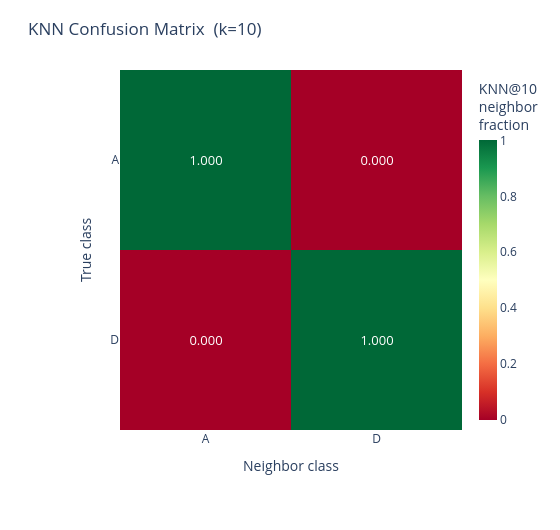
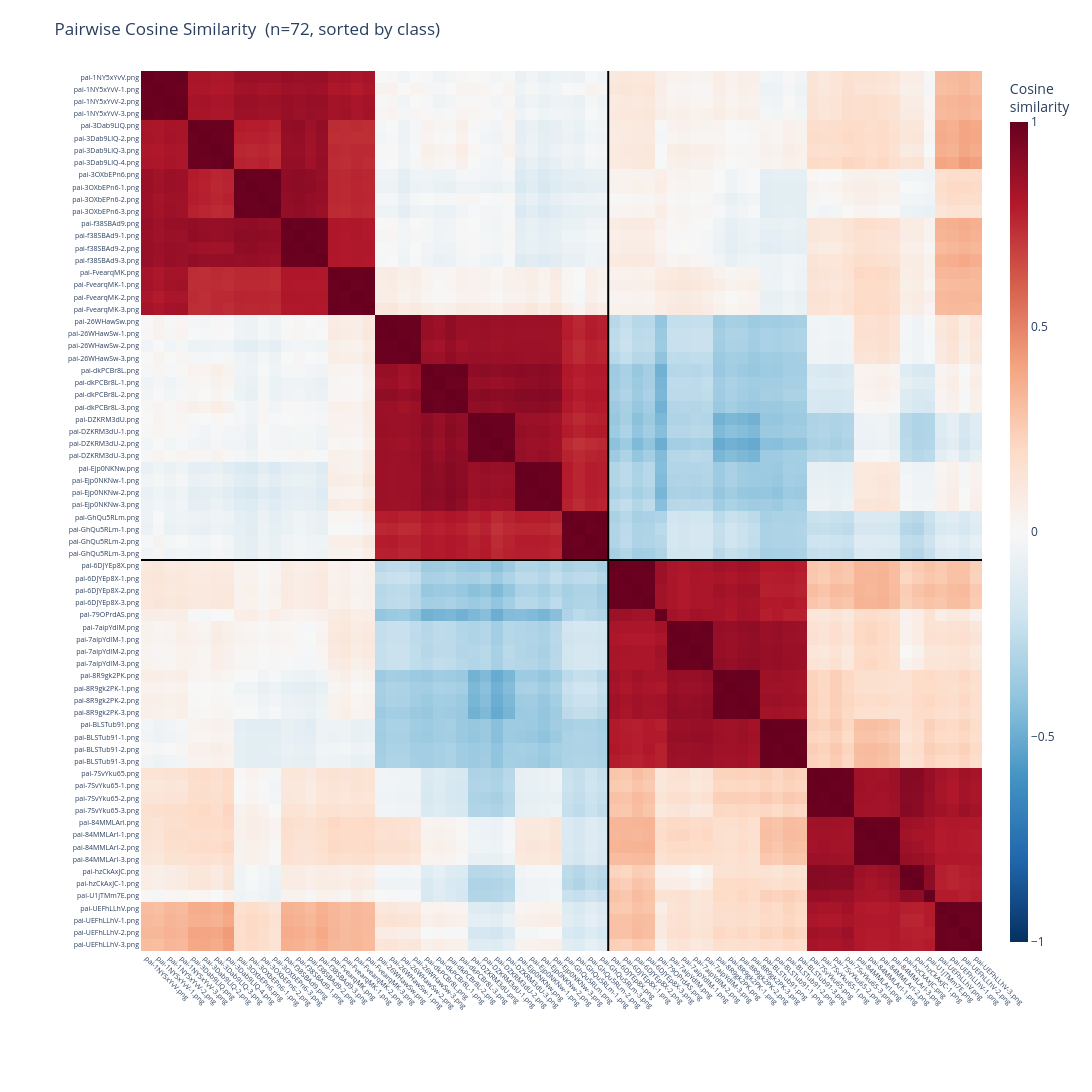
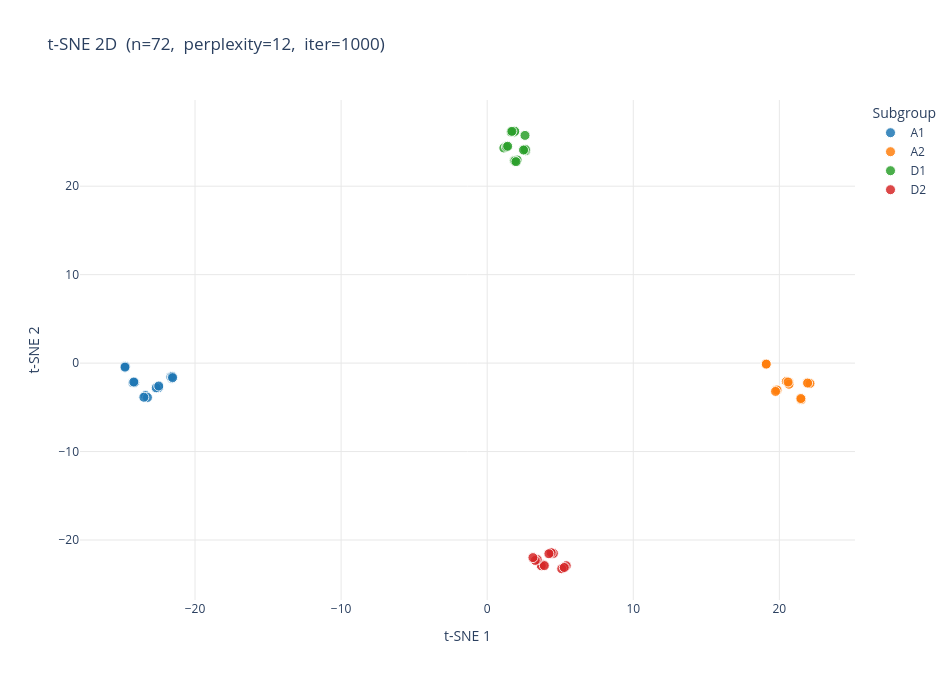

The notebook cell saved with these charts, in order:
### Markdown cell above
### Visualizations

All plots are interactive — hover for details, click legend entries to toggle classes.

### Code cell
plot_knn_confusion(result_p2i, output_path=None)
plot_cosine_similarity(embeddings, result_p2i, output_path=None)
plot_tsne(embeddings, result_p2i, dimensions=2, output_path=None)

### Figure 1 — Plotly figure (JSON) as saved in the notebook; plotly's stock layout.template omitted (floating-point values rounded to 4 significant figures)
{"data": [{"colorbar": {"thickness": 18, "title": {"text": "KNN@10<br>neighbor<br>fraction"}}, "colorscale": [[0, "rgb(165,0,38)"], [0.1, "rgb(215,48,39)"], [0.2, "rgb(244,109,67)"], [0.3, "rgb(253,174,97)"], [0.4, "rgb(254,224,139)"], [0.5, "rgb(255,255,191)"], [0.6, "rgb(217,239,139)"], [0.7, "rgb(166,217,106)"], [0.8, "rgb(102,189,99)"], [0.9, "rgb(26,152,80)"], [1, "rgb(0,104,55)"]], "hovertemplate": "True class: <b>%{y}</b><br>Neighbor class: <b>%{x}</b><br>Fraction: %{z:.4f}<extra></extra>", "text": [["1.000", "0.000"], ["0.000", "1.000"]], "textfont": {"size": 13}, "texttemplate": "%{text}", "type": "heatmap", "x": ["A", "D"], "y": ["A", "D"], "z": [[1, 0], [0, 1]], "zmax": 1, "zmin": 0}], "layout": {"height": 530, "margin": {"b": 100, "l": 120, "r": 60, "t": 70}, "paper_bgcolor": "white", "plot_bgcolor": "white", "title": {"font": {"size": 17}, "text": "KNN Confusion Matrix  (k=10)"}, "width": 560, "xaxis": {"side": "bottom", "tickfont": {"size": 12}, "title": {"text": "Neighbor class"}}, "yaxis": {"autorange": "reversed", "tickfont": {"size": 12}, "title": {"text": "True class"}}}}

### Figure 2 — Plotly figure (JSON) as saved in the notebook; plotly's stock layout.template omitted (floating-point values rounded to 4 significant figures; data arrays with more than 128 entries replaced by an {"elided": "..."} marker saying what was removed)
{"data": [{"colorbar": {"thickness": 18, "title": {"text": "Cosine<br>similarity"}}, "colorscale": [[0, "rgb(5,48,97)"], [0.1, "rgb(33,102,172)"], [0.2, "rgb(67,147,195)"], [0.3, "rgb(146,197,222)"], [0.4, "rgb(209,229,240)"], [0.5, "rgb(247,247,247)"], [0.6, "rgb(253,219,199)"], [0.7, "rgb(244,165,130)"], [0.8, "rgb(214,96,77)"], [0.9, "rgb(178,24,43)"], [1, "rgb(103,0,31)"]], "hovertemplate": "Row: %{y}<br>Col: %{x}<br>Cosine similarity: %{z:.4f}<extra></extra>", "type": "heatmap", "x": ["pai-1NY5xYvV.png", "pai-1NY5xYvV-1.png", "pai-1NY5xYvV-2.png", "pai-1NY5xYvV-3.png", "pai-3Dab9LlQ.png", "pai-3Dab9LlQ-2.png", "pai-3Dab9LlQ-3.png", "pai-3Dab9LlQ-4.png", "pai-3OXbEPn6.png", "pai-3OXbEPn6-1.png", "pai-3OXbEPn6-2.png", "pai-3OXbEPn6-3.png", "pai-f38SBAd9.png", "pai-f38SBAd9-1.png", "pai-f38SBAd9-2.png", "pai-f38SBAd9-3.png", "pai-FvearqMK.png", "pai-FvearqMK-1.png", "pai-FvearqMK-2.png", "pai-FvearqMK-3.png", "pai-26WHawSw.png", "pai-26WHawSw-1.png", "pai-26WHawSw-2.png", "pai-26WHawSw-3.png", "pai-dkPCBr8L.png", "pai-dkPCBr8L-1.png", "pai-dkPCBr8L-2.png", "pai-dkPCBr8L-3.png", "pai-DZKRM3dU.png", "pai-DZKRM3dU-1.png", "pai-DZKRM3dU-2.png", "pai-DZKRM3dU-3.png", "pai-Ejp0NKNw.png", "pai-Ejp0NKNw-1.png", "pai-Ejp0NKNw-2.png", "pai-Ejp0NKNw-3.png", "pai-GhQu5RLm.png", "pai-GhQu5RLm-1.png", "pai-GhQu5RLm-2.png", "pai-GhQu5RLm-3.png", "pai-6DJYEp8X.png", "pai-6DJYEp8X-1.png", "pai-6DJYEp8X-2.png", "pai-6DJYEp8X-3.png", "pai-79OPrdAS.png", "pai-7aipYdIM.png", "pai-7aipYdIM-1.png", "pai-7aipYdIM-2.png", "pai-7aipYdIM-3.png", "pai-8R9gk2PK.png", "pai-8R9gk2PK-1.png", "pai-8R9gk2PK-2.png", "pai-8R9gk2PK-3.png", "pai-BLSTub91.png", "pai-BLSTub91-1.png", "pai-BLSTub91-2.png", "pai-BLSTub91-3.png", "pai-7SvYku65.png", "pai-7SvYku65-1.png", "pai-7SvYku65-2.png", "pai-7SvYku65-3.png", "pai-84MMLArI.png", "pai-84MMLArI-1.png", "pai-84MMLArI-2.png", "pai-84MMLArI-3.png", "pai-hzCkAxJC.png", "pai-hzCkAxJC-1.png", "pai-U1jTMm7E.png", "pai-UEFhLLhV.png", "pai-UEFhLLhV-1.png", "pai-UEFhLLhV-2.png", "pai-UEFhLLhV-3.png"], "y": ["pai-1NY5xYvV.png", "pai-1NY5xYvV-1.png", "pai-1NY5xYvV-2.png", "pai-1NY5xYvV-3.png", "pai-3Dab9LlQ.png", "pai-3Dab9LlQ-2.png", "pai-3Dab9LlQ-3.png", "pai-3Dab9LlQ-4.png", "pai-3OXbEPn6.png", "pai-3OXbEPn6-1.png", "pai-3OXbEPn6-2.png", "pai-3OXbEPn6-3.png", "pai-f38SBAd9.png", "pai-f38SBAd9-1.png", "pai-f38SBAd9-2.png", "pai-f38SBAd9-3.png", "pai-FvearqMK.png", "pai-FvearqMK-1.png", "pai-FvearqMK-2.png", "pai-FvearqMK-3.png", "pai-26WHawSw.png", "pai-26WHawSw-1.png", "pai-26WHawSw-2.png", "pai-26WHawSw-3.png", "pai-dkPCBr8L.png", "pai-dkPCBr8L-1.png", "pai-dkPCBr8L-2.png", "pai-dkPCBr8L-3.png", "pai-DZKRM3dU.png", "pai-DZKRM3dU-1.png", "pai-DZKRM3dU-2.png", "pai-DZKRM3dU-3.png", "pai-Ejp0NKNw.png", "pai-Ejp0NKNw-1.png", "pai-Ejp0NKNw-2.png", "pai-Ejp0NKNw-3.png", "pai-GhQu5RLm.png", "pai-GhQu5RLm-1.png", "pai-GhQu5RLm-2.png", "pai-GhQu5RLm-3.png", "pai-6DJYEp8X.png", "pai-6DJYEp8X-1.png", "pai-6DJYEp8X-2.png", "pai-6DJYEp8X-3.png", "pai-79OPrdAS.png", "pai-7aipYdIM.png", "pai-7aipYdIM-1.png", "pai-7aipYdIM-2.png", "pai-7aipYdIM-3.png", "pai-8R9gk2PK.png", "pai-8R9gk2PK-1.png", "pai-8R9gk2PK-2.png", "pai-8R9gk2PK-3.png", "pai-BLSTub91.png", "pai-BLSTub91-1.png", "pai-BLSTub91-2.png", "pai-BLSTub91-3.png", "pai-7SvYku65.png", "pai-7SvYku65-1.png", "pai-7SvYku65-2.png", "pai-7SvYku65-3.png", "pai-84MMLArI.png", "pai-84MMLArI-1.png", "pai-84MMLArI-2.png", "pai-84MMLArI-3.png", "pai-hzCkAxJC.png", "pai-hzCkAxJC-1.png", "pai-U1jTMm7E.png", "pai-UEFhLLhV.png", "pai-UEFhLLhV-1.png", "pai-UEFhLLhV-2.png", "pai-UEFhLLhV-3.png"], "z": {"elided": "72x72 float values"}, "zmax": 1, "zmin": -1}], "layout": {"height": 1456, "margin": {"b": 140, "l": 140, "r": 60, "t": 70}, "paper_bgcolor": "white", "plot_bgcolor": "white", "shapes": [{"line": {"color": "black", "width": 2}, "type": "line", "x0": 39.5, "x1": 39.5, "y0": -0.5, "y1": 71.5}, {"line": {"color": "black", "width": 2}, "type": "line", "x0": -0.5, "x1": 71.5, "y0": 39.5, "y1": 39.5}], "title": {"font": {"size": 17}, "text": "Pairwise Cosine Similarity  (n=72, sorted by class)"}, "width": 1476, "xaxis": {"tickangle": 45, "tickfont": {"size": 7}}, "yaxis": {"autorange": "reversed", "tickfont": {"size": 7}}}}

### Figure 3 — Plotly figure (JSON) as saved in the notebook; plotly's stock layout.template omitted (floating-point values rounded to 4 significant figures)
{"data": [{"hovertemplate": "%{text}<extra>A1</extra>", "marker": {"color": "#1f77b4", "line": {"color": "white", "width": 1}, "opacity": 0.85, "size": 10}, "mode": "markers", "name": "A1", "text": ["images/A1/pai-1NY5xYvV.png", "instances/A1/pai-1NY5xYvV-1.png", "instances/A1/pai-1NY5xYvV-2.png", "instances/A1/pai-1NY5xYvV-3.png", "images/A1/pai-3Dab9LlQ.png", "instances/A1/pai-3Dab9LlQ-2.png", "instances/A1/pai-3Dab9LlQ-3.png", "instances/A1/pai-3Dab9LlQ-4.png", "images/A1/pai-3OXbEPn6.png", "instances/A1/pai-3OXbEPn6-1.png", "instances/A1/pai-3OXbEPn6-2.png", "instances/A1/pai-3OXbEPn6-3.png", "images/A1/pai-f38SBAd9.png", "instances/A1/pai-f38SBAd9-1.png", "instances/A1/pai-f38SBAd9-2.png", "instances/A1/pai-f38SBAd9-3.png", "images/A1/pai-FvearqMK.png", "instances/A1/pai-FvearqMK-1.png", "instances/A1/pai-FvearqMK-2.png", "instances/A1/pai-FvearqMK-3.png"], "type": "scatter", "x": [-24.18, -24.25, -24.13, -24.19, -21.59, -21.65, -21.56, -21.54, -23.42, -23.39, -23.26, -23.5, -22.54, -22.49, -22.65, -22.48, -24.77, -24.79, -24.78, -24.79], "y": [-2.234, -2.218, -2.185, -2.135, -1.722, -1.547, -1.504, -1.644, -3.727, -3.673, -3.882, -3.861, -2.686, -2.781, -2.797, -2.589, -0.4241, -0.484, -0.3557, -0.4544]}, {"hovertemplate": "%{text}<extra>A2</extra>", "marker": {"color": "#ff7f0e", "line": {"color": "white", "width": 1}, "opacity": 0.85, "size": 10}, "mode": "markers", "name": "A2", "text": ["images/A2/pai-26WHawSw.png", "instances/A2/pai-26WHawSw-1.png", "instances/A2/pai-26WHawSw-2.png", "instances/A2/pai-26WHawSw-3.png", "images/A2/pai-dkPCBr8L.png", "instances/A2/pai-dkPCBr8L-1.png", "instances/A2/pai-dkPCBr8L-2.png", "instances/A2/pai-dkPCBr8L-3.png", "images/A2/pai-DZKRM3dU.png", "instances/A2/pai-DZKRM3dU-1.png", "instances/A2/pai-DZKRM3dU-2.png", "instances/A2/pai-DZKRM3dU-3.png", "images/A2/pai-Ejp0NKNw.png", "instances/A2/pai-Ejp0NKNw-1.png", "instances/A2/pai-Ejp0NKNw-2.png", "instances/A2/pai-Ejp0NKNw-3.png", "images/A2/pai-GhQu5RLm.png", "instances/A2/pai-GhQu5RLm-1.png", "instances/A2/pai-GhQu5RLm-2.png", "instances/A2/pai-GhQu5RLm-3.png"], "type": "scatter", "x": [21.48, 21.47, 21.49, 21.47, 20.66, 20.47, 20.66, 20.6, 22.04, 21.91, 22.1, 21.93, 19.85, 19.76, 19.84, 19.74, 19.1, 19.09, 19.09, 19.11], "y": [-3.993, -4.031, -4.13, -4.002, -2.179, -2.08, -2.396, -2.138, -2.282, -2.225, -2.301, -2.259, -3.076, -3.07, -3.038, -3.203, -0.1254, -0.1004, -0.1207, -0.1111]}, {"hovertemplate": "%{text}<extra>D1</extra>", "marker": {"color": "#2ca02c", "line": {"color": "white", "width": 1}, "opacity": 0.85, "size": 10}, "mode": "markers", "name": "D1", "text": ["images/D1/pai-6DJYEp8X.png", "instances/D1/pai-6DJYEp8X-1.png", "instances/D1/pai-6DJYEp8X-2.png", "instances/D1/pai-6DJYEp8X-3.png", "images/D1/pai-79OPrdAS.png", "images/D1/pai-7aipYdIM.png", "instances/D1/pai-7aipYdIM-1.png", "instances/D1/pai-7aipYdIM-2.png", "instances/D1/pai-7aipYdIM-3.png", "images/D1/pai-8R9gk2PK.png", "instances/D1/pai-8R9gk2PK-1.png", "instances/D1/pai-8R9gk2PK-2.png", "instances/D1/pai-8R9gk2PK-3.png", "images/D1/pai-BLSTub91.png", "instances/D1/pai-BLSTub91-1.png", "instances/D1/pai-BLSTub91-2.png", "instances/D1/pai-BLSTub91-3.png"], "type": "scatter", "x": [1.848, 1.885, 1.637, 1.693, 2.588, 2.549, 2.643, 2.609, 2.488, 1.255, 1.14, 1.318, 1.4, 1.845, 2.05, 1.894, 1.974], "y": [26.1, 26.21, 26.12, 26.2, 25.74, 24.16, 24.01, 24.16, 24.09, 24.45, 24.32, 24.43, 24.52, 22.91, 22.96, 22.86, 22.77]}, {"hovertemplate": "%{text}<extra>D2</extra>", "marker": {"color": "#d62728", "line": {"color": "white", "width": 1}, "opacity": 0.85, "size": 10}, "mode": "markers", "name": "D2", "text": ["images/D2/pai-7SvYku65.png", "instances/D2/pai-7SvYku65-1.png", "instances/D2/pai-7SvYku65-2.png", "instances/D2/pai-7SvYku65-3.png", "images/D2/pai-84MMLArI.png", "instances/D2/pai-84MMLArI-1.png", "instances/D2/pai-84MMLArI-2.png", "instances/D2/pai-84MMLArI-3.png", "images/D2/pai-hzCkAxJC.png", "instances/D2/pai-hzCkAxJC-1.png", "images/D2/pai-U1jTMm7E.png", "images/D2/pai-UEFhLLhV.png", "instances/D2/pai-UEFhLLhV-1.png", "instances/D2/pai-UEFhLLhV-2.png", "instances/D2/pai-UEFhLLhV-3.png"], "type": "scatter", "x": [3.842, 3.745, 3.702, 3.911, 4.442, 4.532, 4.379, 4.224, 3.424, 3.292, 3.131, 5.237, 5.41, 5.102, 5.276], "y": [-22.82, -22.76, -22.91, -22.89, -21.56, -21.51, -21.43, -21.55, -22.2, -22.31, -21.99, -23.1, -22.9, -23.25, -23.1]}], "layout": {"height": 680, "legend": {"font": {"size": 12}, "title": {"text": "Subgroup"}}, "paper_bgcolor": "white", "plot_bgcolor": "white", "title": {"font": {"size": 17}, "text": "t-SNE 2D  (n=72,  perplexity=12,  iter=1000)"}, "width": 950, "xaxis": {"gridcolor": "#e8e8e8", "showgrid": true, "title": {"text": "t-SNE 1"}, "zeroline": false}, "yaxis": {"gridcolor": "#e8e8e8", "showgrid": true, "title": {"text": "t-SNE 2"}, "zeroline": false}}}
